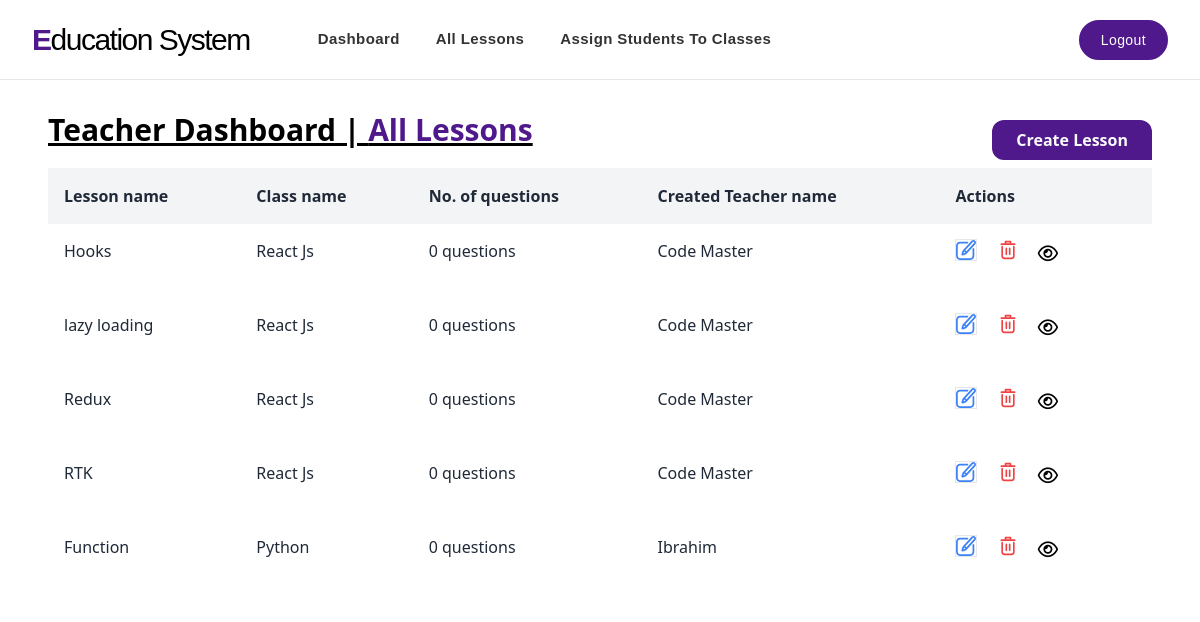
The page /teacher/all_lessons/ (signed in) on the database as committed earlier.
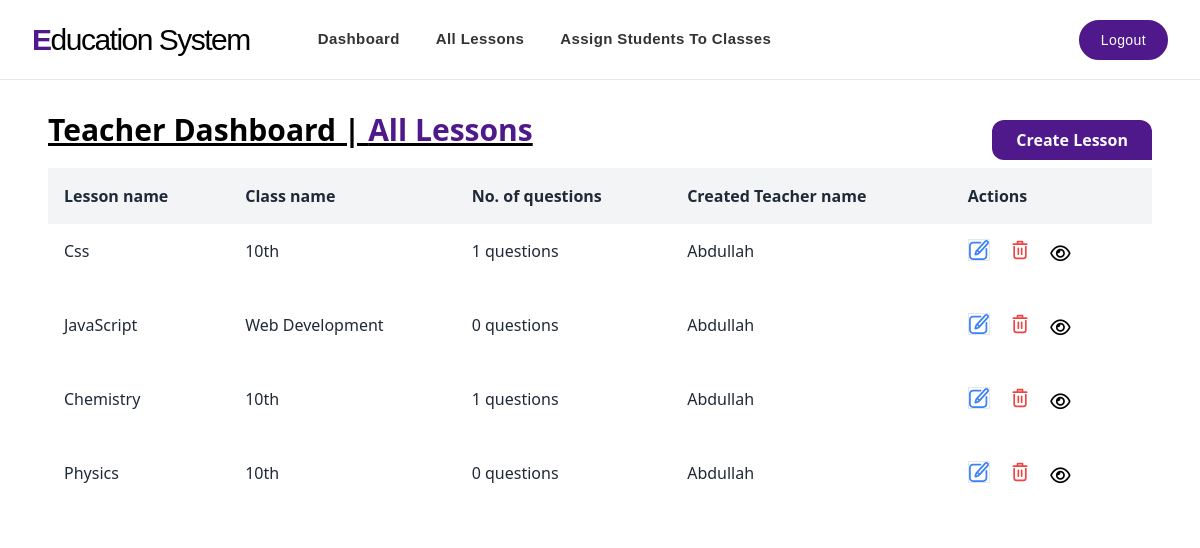
The same page on the database as committed later.
### teacher/models.py (models this page shows)
class Lesson(models.Model):
    name                        = models.CharField(max_length=255)
    teacher_id                  = models.ForeignKey(CustomUser, on_delete=models.CASCADE)
    class_id                    = models.ForeignKey(Class, on_delete=models.CASCADE)

class Class(models.Model):
    name                        = models.CharField(max_length=255)
    teacher_id                  = models.ForeignKey(CustomUser, on_delete=models.CASCADE)
    def __str__(self):
        return self.name

### user_accounts/models.py (models this page shows)
class CustomUser(AbstractUser):
    username                 = None
    name                     = models.CharField(max_length=255)
    email                    = models.EmailField(max_length=255, unique=True)
    ROLE_CHOICES = [
        ('admin', 'Admin'),
        ('teacher', 'Teacher'),
        ('student', 'Student')
    ]
    role                     = models.CharField(max_length=10, choices=ROLE_CHOICES)
    class_id                 = models.ForeignKey(
        'teacher.Class',  # Using a string reference to avoid import issues
        null=True,
        blank=True,
        on_delete=models.SET_NULL
    )
    USERNAME_FIELD = 'email'
    REQUIRED_FIELDS = ['name']
    objects = MyAccountManager()
    def __str__(self):
        return self.name

### teacher/decorators.py (the view)
        @user_passes_test(lambda u: u.is_authenticated and u.role == role, login_url='/login/')
        def _wrapped_view(request, *args, **kwargs):
            if request.user.is_authenticated and request.user.role == role:
                return view_func(request, *args, **kwargs)
            else:
                return redirect('/dashboard/')

### teacher/views.py (called while the page is built)
@role_required('teacher')
def all_lessons(request):
    lessons = Lesson.objects.annotate(question_count=Count('question'))
    context = {'lessons': lessons}
    return render(request, "teacher/all_lessons.html", context)

### teacher/templates/teacher/all_lessons.html (shortened to what this page needs)
{% extends "base.html" %}
{% block content %}
<main>
    <div class="p-12 pt-28">
        <div class="flex justify-between">
            <h1 class="text-3xl underline font-semibold mb-4">Teacher Dashboard | <span class="text-[#4F198B]">All Lessons</span></h1>
            <a href="{% url 'create_lesson' %}" class="py-2">
                <button
                class="inline-block h-full px-6 mb-2 rounded-l-xl rounded-t-xl bg-[#4F198B] hover:bg-white hover:text-[#4F198B] focus:text-[#4F198B] focus:bg-gray-200 text-gray-50 font-bold leading-loose transition duration-200">
                Create Lesson
            </button>
        </a>
    </div>
        <div class="font-sans overflow-x-auto">
            {% if lessons %}
            <table class="min-w-full bg-white">
                <thead class="bg-gray-100 whitespace-nowrap">
                    <tr>
                        <th class="p-4 text-left text-base font-semibold text-gray-800">
                            Lesson name
                        </th>
                        <th class="p-4 text-left text-base font-semibold text-gray-800">
                            Class name
                        </th>
                        <th class="p-4 text-left text-base font-semibold text-gray-800">
                            No. of questions
                        </th>
                        <th class="p-4 text-left text-base font-semibold text-gray-800">
                            Created Teacher name
                        </th>
                        <th class="p-4 text-left text-base font-semibold text-gray-800">
                            Actions
                        </th>
                    </tr>
                </thead>
                <tbody class="whitespace-nowrap">
                    {% for lesson in lessons %}
                    <tr class="hover:bg-gray-50">
                        <td class="p-4 text-[16px] text-gray-800">
                            <p class="mb-5">{{lesson.name}}</p>
                        </td>
                        <td class="p-4 text-[16px] text-gray-800">
                            <p class="mb-5">{{lesson.class_id}}</p>
                        </td>
                        <td class="p-4 text-[16px] text-gray-800">
                            <p class="mb-5">{{lesson.question_count}} questions</p>
                        </td>
                        <td class="p-4 text-[16px] text-gray-800">
                            <p class="mb-5">{{lesson.teacher_id}}</p>
                        </td>
                        <td class="pb-4 px-4">
                            <a href="{% url 'update_lesson' lesson_id=lesson.id %}">
                                <button class="mr-4 border" title="Edit">
                                </button>
                            </a>
                            <a href="{% url 'delete_lesson' lesson_id=lesson.id %}">
                                <button class="mr-4" title="Delete">
                                </button>
                            </a>
                            <a href="{% url 'questions_by_lesson' lesson_id=lesson.id %}">
                                <button class="mr-4" title="View questions">
                                    <i class="fa-regular fa-eye text-lg fill-red-500 hover:fill-red-700"></i>
                                </button>
                            </a>
                        </td>
                    </tr>
                    {% endfor %}
                </tbody>
                {% else %}
                <p>No lesson found. Lets create lessons and begins the magic✨</p>
            </table>
            {% endif %}
        </div>
    </div>
</main>
{% endblock %}

Rows that differ between the two databases and show on the page:
removed Lesson: name "Hooks", class_id "React Js", question_count "0", teacher_id "Code Master"
removed Lesson: name "Redux", class_id "React Js", question_count "0", teacher_id "Code Master"
removed Lesson: name "RTK", class_id "React Js", question_count "0", teacher_id "Code Master"
removed Lesson: name "Function", class_id "Python", question_count "0", teacher_id "Ibrahim"
changed Lesson: name "lazy loading" → "Css"; class_id "React Js" → "10th"; question_count "0" → "1"; teacher_id "Code Master" → "Abdullah"
added Lesson: name "JavaScript", class_id "Web Development", question_count "0", teacher_id "Abdullah"
added Lesson: name "Chemistry", class_id "10th", question_count "1", teacher_id "Abdullah"
added Lesson: name "Physics", class_id "10th", question_count "0", teacher_id "Abdullah"
